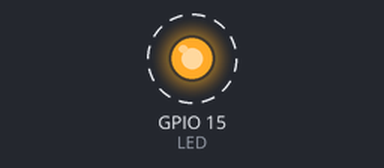
This sketch was run on a simulated ESP32. Parts: output pins drawn as LEDs (lit = HIGH). Dashed ring = blinking.

Above: at 0.5 s.
Timing chart, 0 to 4.6 s (numbered marks = the images above):
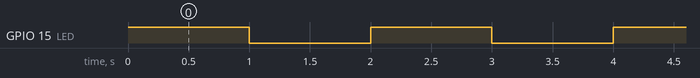

The sketch:

ESP32.ino
```cpp
#define LED 15

void setup() {
  // put your setup code here, to run once:
  pinMode(LED, OUTPUT);

}

void loop(){
  // put your main code here, to run repeatedly:
  digitalWrite(LED, HIGH);
  delay(1000);
  digitalWrite(LED, LOW);
  delay(1000);
}
```

Measured:
- by itself, GPIO 15 (LED): alternates HIGH for 1.0 s and LOW for 1.0 s
